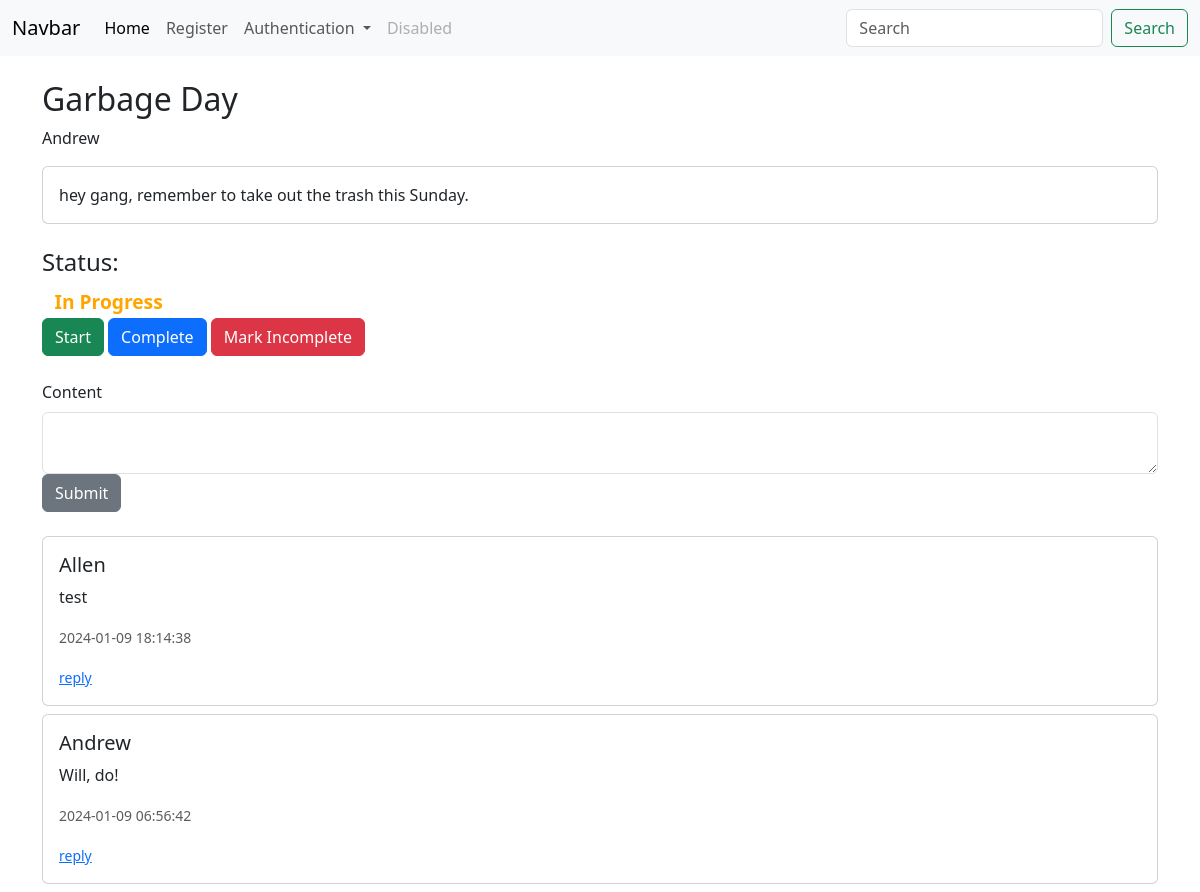
The app's page /group_task/2 (signed in), older data.
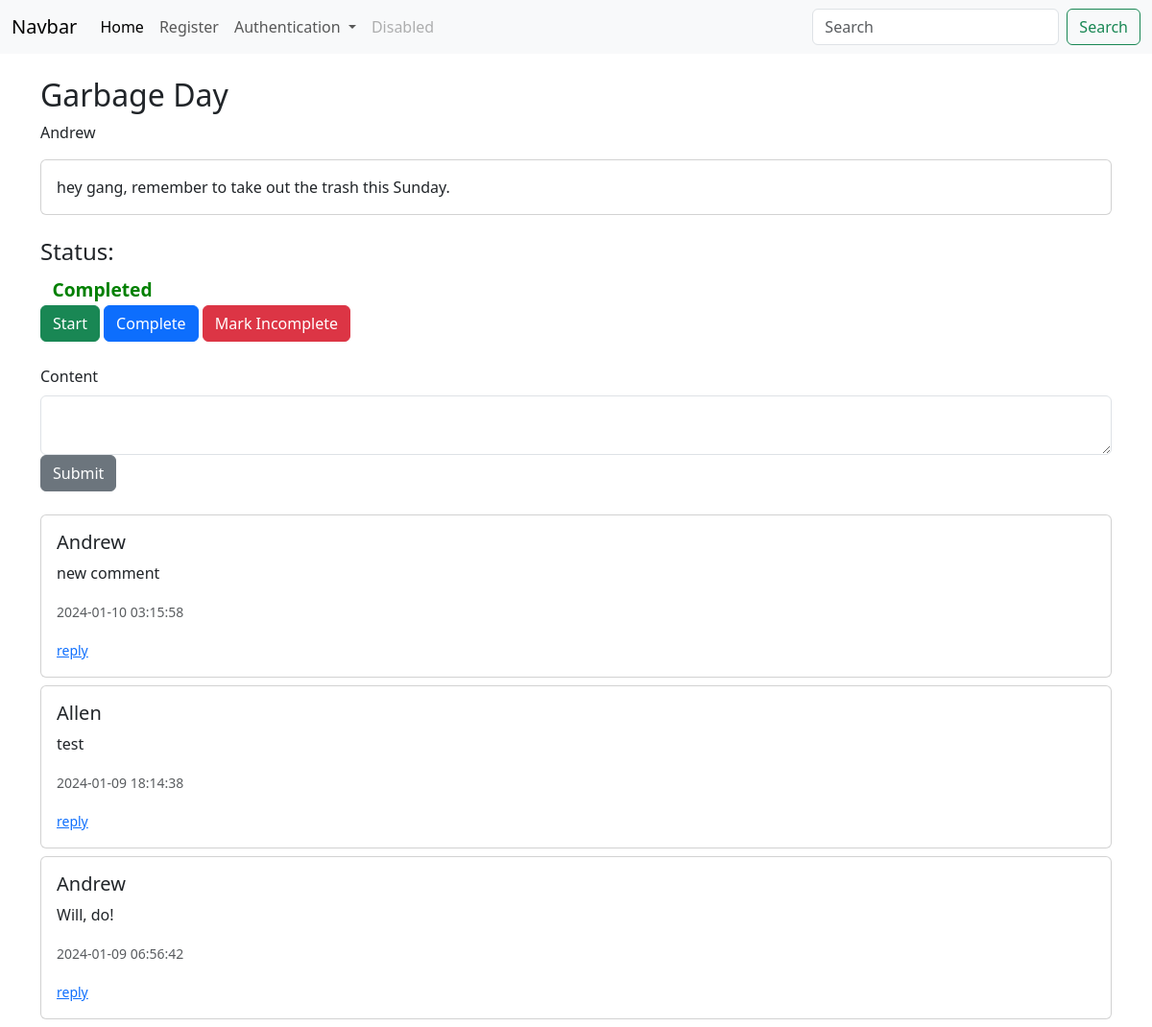
The same page, newer data.
### app/models/models.py (models this page shows, shortened)
class Users(db.Model, UserMixin):
    id = db.Column(db.Integer, primary_key=True)
    key = db.Column(db.String(20), nullable=False)
    username = db.Column(db.String(20), nullable=False, unique=True)
    name = db.Column(db.String(40), nullable=False)
    date_added = db.Column(db.DateTime, default=datetime.utcnow)
    password_hash = db.Column(db.String(128))
    @property
    def password(self):
        raise AttributeError('password is not a readable attribute!')

class GroupTasksComments(db.Model):
    id = db.Column(db.Integer, primary_key=True, autoincrement=True)
    task_id = db.Column(db.Integer, db.ForeignKey('group_tasks.id'))
    parent_id = db.Column(db.Integer, db.ForeignKey('group_tasks_comments.id'), nullable=True, default = 0) # null by default
    poster_id = db.Column(db.Integer, db.ForeignKey('users.id'))
    content = db.Column(db.String(1000), nullable=False)
    date_posted = db.Column(db.DateTime, default=datetime.utcnow)
    last_updated = db.Column(db.DateTime, default=datetime.utcnow)
    tally = db.Column(db.Integer, default = 0)

### app/dash/routes.py (the view, shortened to what this page needs)
@dash_bp.route("/group_task/<int:id>", methods=['GET', 'POST'])
@login_required
def group_task(id):
    comment_form = GroupTaskCommentForm()
    if comment_form.validate_on_submit():
        return paul.post_task_comment_and_redirect(comment_form, id)
    comments = paul.get_task_comments(id)
    task = paul.get_task(id)
    name = paul.get_poster_name(task.poster_id)
    comment_form.content.data = '' # not entirely neccessary, paul handles this
    return render_template("group_task.html", id=id, comments = comments, task = task, name=name, comment_form=comment_form, get_name = paul.get_poster_name)

### app/forms.py
class GroupTaskCommentForm(FlaskForm):
    content = CKEditorField('Content', validators=[DataRequired()])
    submit = SubmitField("Submit")

class SearchForm(FlaskForm):
    searched = StringField("Searched", validators=[DataRequired()])
    submit = SubmitField("Submit")

### app/DataInterface/group.py (called while the page is built)
    def get_task_comments(self, id):
        task = GroupTasks.query.get_or_404(id)
        comments = []
        get_comments = GroupTasksComments.query.filter_by(parent_id=0, task_id = id).order_by(GroupTasksComments.date_posted).all()
        for i in get_comments:
            comments.append(i)
        return comments[::-1]

    def get_poster_name(self, poster_id ):
        return Users.query.filter_by(id = poster_id).first().name

    def get_task(self, id):
        return GroupTasks.query.get_or_404(id)

### run.py (called while the page is built)
@app.context_processor
def base():
    form = SearchForm()
    return dict(form=form)

### app/templates/group_task.html (shortened to what this page needs)
{% extends 'base.html' %}
{% block content %}
<div class="container mt-4">
    <h2>{{ task.title }}</h2>
    <p>{{ name }}</p>
    <div class="card mb-4">
        <div class="card-body">
            <p class="card-text" style="max-width: 800px; word-wrap: break-word;">{{ task.content }}</p>
        </div>
    </div>
    <div class="status mb-4">
        <h4>Status:</h4>
        {% if task.status == 0 %}
            <span class="badge badge-warning" style="font-size: larger; color: red;">Not Started</span>
        {% elif task.status == 1 %}
            <span class="badge badge-info" style="font-size: larger; color: orange;">In Progress</span>
        {% elif task.status == 2 %}
            <span class="badge badge-success" style="font-size: larger; color: green;">Completed</span>
        {% endif %}
        <form method="POST" class="mb-4">
            <button type="submit" name="start" value="1" class="btn btn-success">Start</button>
            <button type="submit" name="complete" value="2" class="btn btn-primary">Complete</button>
            <button type="submit" name="incomplete" value="0" class="btn btn-danger">Mark Incomplete</button>
        </form>
    </div>
    <form method="POST" class="mb-4">
        <div class="form-group">
            {{ comment_form.content.label(class="form-label") }}
            {{ comment_form.content(class="form-control") }}
        </div>
        {{ comment_form.submit(class="btn btn-secondary") }}
    </form>
    <div class="comments">
        {% for comment in comments %}
            <div class="card mb-2">
                <div class="card-body">
                    <h5 class="card-title">{{ get_name(comment.poster_id) }}</h5>
                    <p class="card-text">{{ comment.content }}</p>
                    <p class="card-text"><small class="text-muted">{{ comment.date_posted.strftime('%Y-%m-%d %H:%M:%S') }}</small></p>
                    <small><a href="{{url_for('dash_bp.comment', id=comment.id)}}">reply</a></small>
                </div>
            </div>
        {% endfor %}
    </div>
</div>
{% endblock %}

Row changes from the older to the newer data that the page shows:
changed GroupTasks "Garbage Day": status 1 → 2 (drawn)
added GroupTasksComments: {{ get_name(comment.poster_id) }} "Andrew", content "new comment", date_posted "2024-01-10 03:15:58"
Text that changed along with them:
text no longer shown: "In Progress"
text now shown: "Completed"
